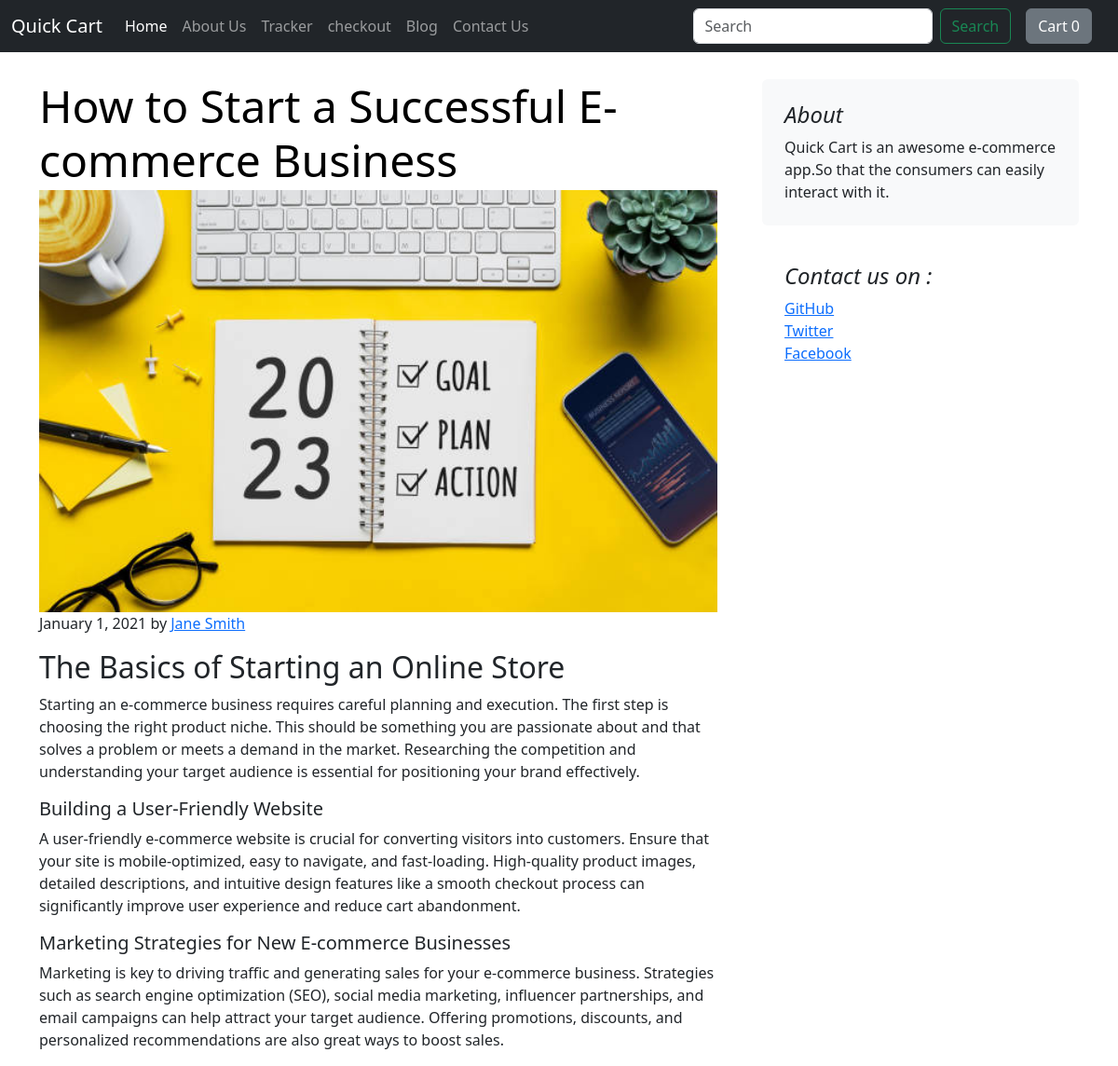
Screenshot of /blog/blogpost/5 with the database file from the repository.
### blog/models.py (models this page shows, shortened)
class Blogpost(models.Model):
    post_id = models.AutoField(primary_key=True)
    title = models.CharField(max_length=150)
    author = models.CharField(max_length=150)
    head0 = models.CharField(max_length=200, default='')
    chead0 = models.TextField(default='')
    head1 = models.CharField(max_length=200, default='')
    chead1 = models.TextField(default='')
    head2 = models.CharField(max_length=200, default='')
    chead2 = models.TextField(default='')
    pub_date = models.DateField()
    thumbnail = models.ImageField(upload_to = 'blog/images', default='')

### blog/views.py (the view)
# urls.py: path('blogpost/<int:id>', views.blogpost, name='blogPost')
def blogpost(request, id):
    post = Blogpost.objects.filter(post_id = id)[0]
    return render(request, 'blog/blogpost.html', {'post' : post})

### blog/templates/blog/blogpost.html (shortened to what this page needs)
{% extends 'blog/basic.html' %}
{% block body %}
<div class="container">
    <div class="row g-5">
        <div class="col-md-8">
            <article class="blog-post">
                <h2 class="display-5 link-body-emphasis mb-1">{{post.title}}</h2>
                <img src="/media/{{post.thumbnail}}" alt="thumbnail" class="blog-img">
                <p class="blog-post-meta">January 1, 2021 by <a href="#">{{post.author}}</a></p>
                <h2>{{post.head0}}</h2>
                <p>{{post.chead0}}</p>
                <h5>{{post.head1}}</h5>
                <p>{{post.chead1}}</p>
                <h5>{{post.head2}}</h5>
                <p>{{post.chead2}}</p>
            </article>
        </div>
        <div class="col-md-4">
            <div class="position-sticky" style="top: 2rem;">
                <div class="p-4 mb-3 bg-body-tertiary rounded">
                    <h4 class="fst-italic">About</h4>
                    <p class="mb-0">Quick Cart is an awesome e-commerce app.So that the consumers can easily interact with it. </p>
                </div>
                <div class="p-4">
                    <h4 class="fst-italic">Contact us on : </h4>
                    <ol class="list-unstyled">
                        <li><a href="#">GitHub</a></li>
                        <li><a href="#">Twitter</a></li>
                        <li><a href="#">Facebook</a></li>
                    </ol>
                </div>
            </div>
        </div>
    </div>
</div>
{% endblock %}

### blog/templates/blog/blogpost.html (style rules this page uses)
.container { margin-top: 85px; }
.blog-img { width: 100%; }

### rows the page displays
Blogpost: title "How to Start a Successful E-commerce Business", thumbnail (picture), author "Jane Smith", head0 "The Basics of Starting an Online Store", chead0 "Starting an e-commerce business requires careful planning and execution. The first step is choosing the right product niche. This should be something you are passionate about and that solves a problem or meets a demand in the market. Researching the competition and understanding your target audience is essential for positioning your brand effectively.", head1 "Building a User-Friendly Website", chead1 "A user-friendly e-commerce website is crucial for converting visitors into customers. Ensure that your site is mobile-optimized, easy to navigate, and fast-loading. High-quality product images, detailed descriptions, and intuitive design features like a smooth checkout process can significantly improve user experience and reduce cart abandonment.", head2 "Marketing Strategies for New E-commerce Businesses", chead2 "Marketing is key to driving traffic and generating sales for your e-commerce business. Strategies such as search engine optimization (SEO), social media marketing, influencer partnerships, and email campaigns can help attract your target audience. Offering promotions, discounts, and personalized recommendations are also great ways to boost sales."
